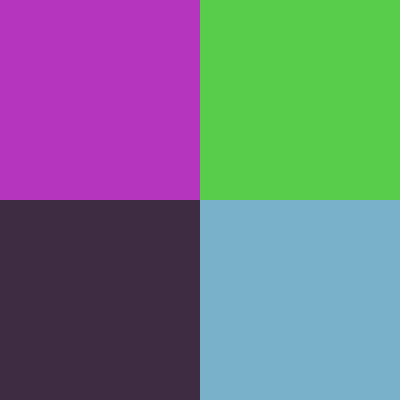
Frame 1 (no input)
Frame 60 (no input): identical to frame 1, image omitted
Frame 120 (the mouse pressed at the canvas centre since frame 60): identical to frame 1, image omitted

The p5.js sketch that drew this single still picture (run headless with seeded random() and noise() and a simulated clock; from frame 60 on, the mouse is pressed at the canvas centre):

// p5.js sketch
// ── sketch.js
let gridColors = 
{
  color1: [247, 37, 133, 1],
  color2: [181, 23, 158, 1],
  color3: [114, 9, 183, 1],
  color4: [86, 11, 173, 1],
  // color5: [58, 12, 163, 1],
  // color6: [63, 55, 201, 1],
  // color7: [67, 97, 238, 1],
  // color8: [72, 149, 239, 1],
  // color9: [76, 201, 240, 1],
};

let topLayer;

function setup() {
  let bottomLayer = createCanvas(400, 400);
  drawGrid(2, 2, 400, 400);
  topLayer = createGraphics(400, 400);
  topLayer.background(100,100,100);
  topLayer.imageMode(CENTER);
  topLayer.strokeWeight(40);
  topLayer.blendMode(REMOVE);
}

function drawGrid(rows, cols, canvasWidth, canvasHeight) {
  let cellWidth = canvasWidth / cols;
  let cellHeight = canvasHeight / rows;

  for (let i = 0; i < rows; i++) {
    for (let j = 0; j < cols; j++) {
      let x = j * cellWidth;
      let y = i * cellHeight;
      stroke(255);
      strokeWeight(0);
      //fill(gridColors['color1'][0], gridColors['color1'][1], gridColors['color1'][2]);
      fill(random(255), random(255), random(255));
      rect(x, y, cellWidth, cellHeight);
    }
  }
}

function draw() {
  if (mouseIsPressed) {
    topLayer.line(pmouseX, pmouseY, pmouseX, pmouseY);
  }
  // image(topLayer, 0, 0);
  // image(bottomLayer, 0, 0, width, height);
}
